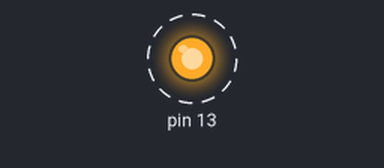
Bench run of a sketch on a simulated Arduino Uno, built with avr-gcc and run on an emulated ATmega328P. On the bench: output pins drawn as LEDs (lit = HIGH). Dashed ring = blinking.

Above: at 0.2 s.
Timing chart, 0 to 3.0 s (numbered marks = the images above):
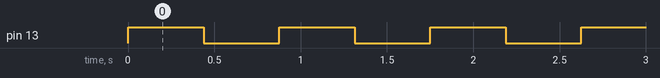

Measured:
- by itself, pin 13: alternates HIGH for 0.44 s and LOW for 0.44 s

The sketch:

BARE_METAL_CODE_LED_PART_2.ino
```cpp
void setup() {
 DDRB=32;
}

void loop() {
  volatile byte* mitch=0x25;
  *mitch=32;
 // PORTB=32;
  for(long i=0;i<1000000;i++){*mitch=32;}
 *mitch=0;
  //PORTB=0;
  for(long i=0;i<1000000;i++){*mitch=0;}
}
```
